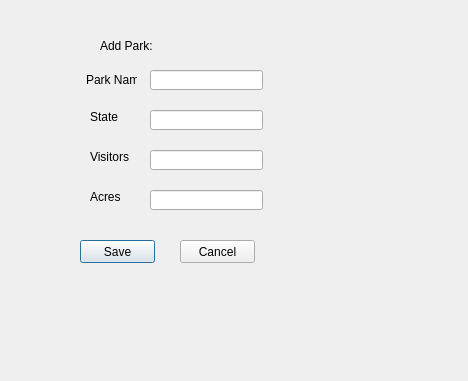
<?xml version="1.0" encoding="UTF-8"?>
<ui version="4.0">
 <class>addPark</class>
 <widget class="QDialog" name="addPark">
  <property name="geometry">
   <rect>
    <x>0</x>
    <y>0</y>
    <width>468</width>
    <height>381</height>
   </rect>
  </property>
  <property name="windowTitle">
   <string>Dialog</string>
  </property>
  <widget class="QLabel" name="label">
   <property name="geometry">
    <rect>
     <x>100</x>
     <y>30</y>
     <width>61</width>
     <height>31</height>
    </rect>
   </property>
   <property name="text">
    <string>Add Park:</string>
   </property>
  </widget>
  <widget class="QLineEdit" name="parkNameLineEdit">
   <property name="geometry">
    <rect>
     <x>150</x>
     <y>70</y>
     <width>113</width>
     <height>20</height>
    </rect>
   </property>
  </widget>
  <widget class="QLineEdit" name="stateLineEdit">
   <property name="geometry">
    <rect>
     <x>150</x>
     <y>110</y>
     <width>113</width>
     <height>20</height>
    </rect>
   </property>
  </widget>
  <widget class="QLineEdit" name="vistorsLineEdit">
   <property name="geometry">
    <rect>
     <x>150</x>
     <y>150</y>
     <width>113</width>
     <height>20</height>
    </rect>
   </property>
  </widget>
  <widget class="QLineEdit" name="acresLineEdit">
   <property name="geometry">
    <rect>
     <x>150</x>
     <y>190</y>
     <width>113</width>
     <height>20</height>
    </rect>
   </property>
  </widget>
  <widget class="QPushButton" name="pushButton">
   <property name="geometry">
    <rect>
     <x>80</x>
     <y>240</y>
     <width>75</width>
     <height>23</height>
    </rect>
   </property>
   <property name="text">
    <string>Save</string>
   </property>
  </widget>
  <widget class="QPushButton" name="pushButton_2">
   <property name="geometry">
    <rect>
     <x>180</x>
     <y>240</y>
     <width>75</width>
     <height>23</height>
    </rect>
   </property>
   <property name="text">
    <string>Cancel</string>
   </property>
  </widget>
  <widget class="QLabel" name="label_2">
   <property name="geometry">
    <rect>
     <x>86</x>
     <y>70</y>
     <width>51</width>
     <height>20</height>
    </rect>
   </property>
   <property name="text">
    <string>Park Name</string>
   </property>
  </widget>
  <widget class="QLabel" name="label_3">
   <property name="geometry">
    <rect>
     <x>90</x>
     <y>110</y>
     <width>47</width>
     <height>13</height>
    </rect>
   </property>
   <property name="text">
    <string>State</string>
   </property>
  </widget>
  <widget class="QLabel" name="label_4">
   <property name="geometry">
    <rect>
     <x>90</x>
     <y>150</y>
     <width>47</width>
     <height>13</height>
    </rect>
   </property>
   <property name="text">
    <string>Visitors</string>
   </property>
  </widget>
  <widget class="QLabel" name="label_5">
   <property name="geometry">
    <rect>
     <x>90</x>
     <y>190</y>
     <width>47</width>
     <height>13</height>
    </rect>
   </property>
   <property name="text">
    <string>Acres</string>
   </property>
  </widget>
 </widget>
 <resources/>
 <connections/>
</ui>
